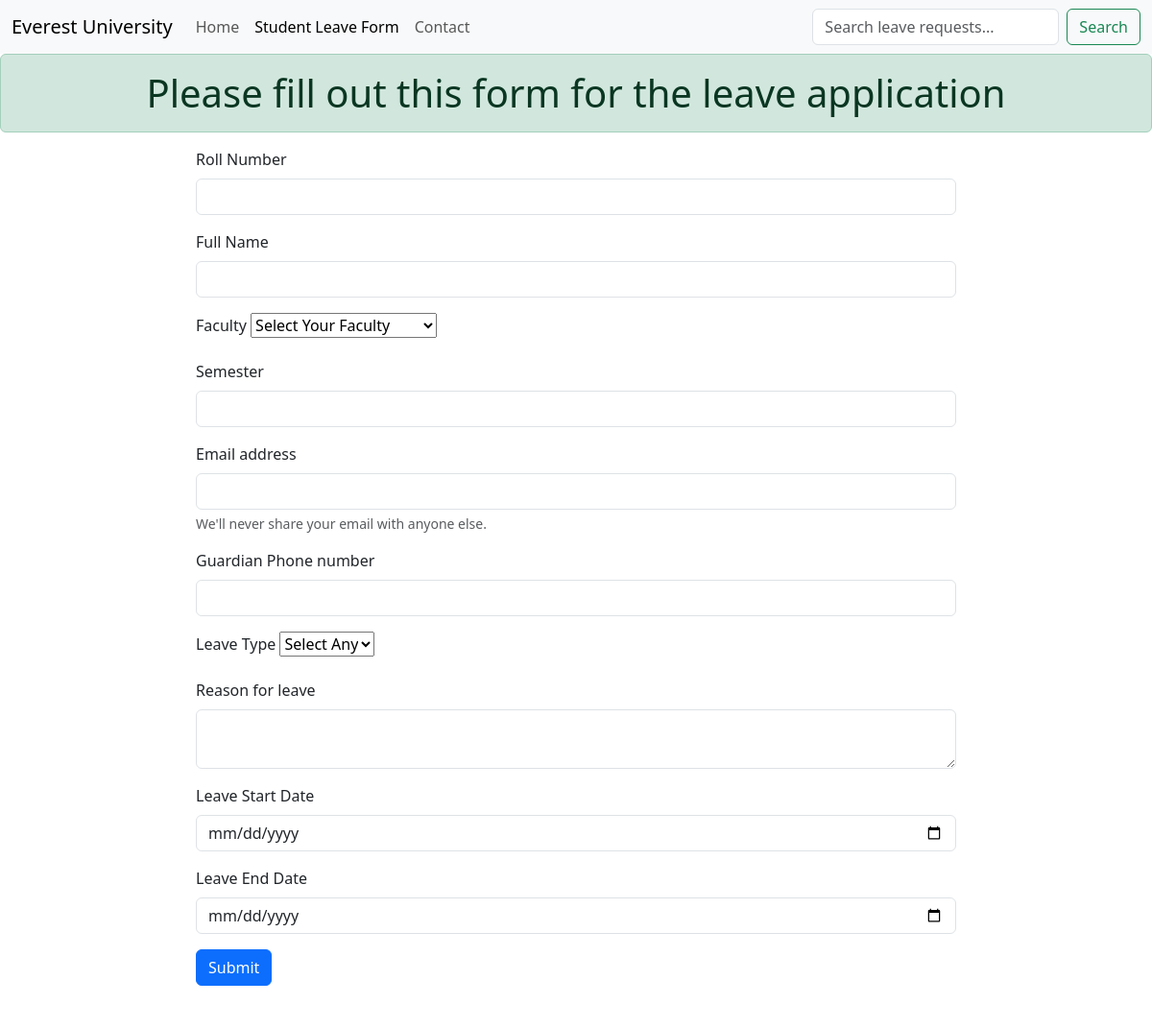
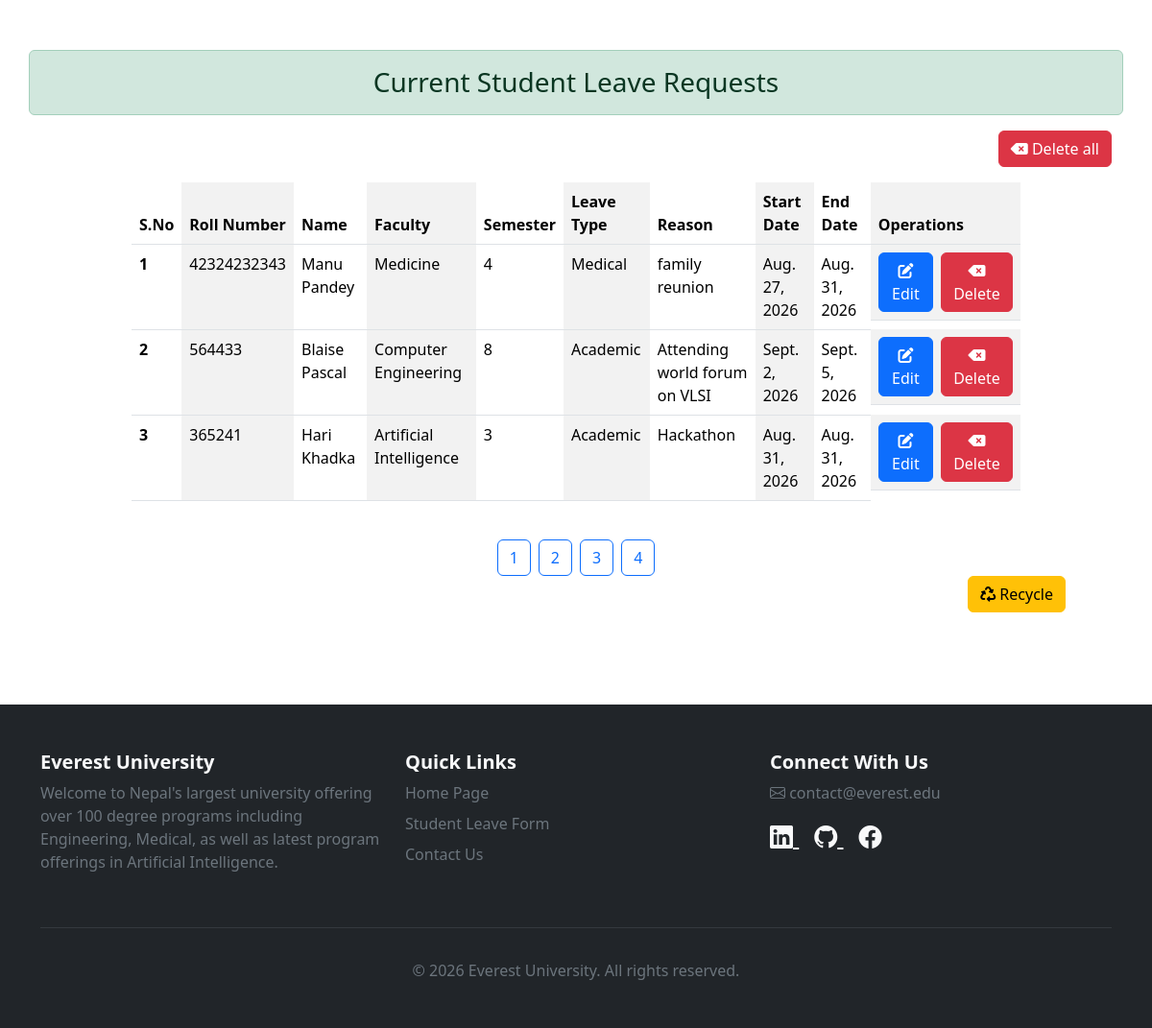
Screenshot of /form/ with the database file from the repository (2 pictures, top to bottom).
### main/models.py (models this page shows)
class StudentLeave(models.Model):
    roll_number = models.CharField(max_length=6, unique=True)
    full_name = models.CharField(max_length=100)
    faculty = models.CharField(max_length=100)
    semester = models.PositiveBigIntegerField()
    start_date = models.DateField()
    end_date = models.DateField()
    leave_type = models.CharField(max_length=50)
    reason = models.TextField()
    guardian_contact = models.CharField(max_length=14)
    student_mail = models.EmailField()
    is_delete = models.BooleanField(default=False)
    deleted_time = models.DateTimeField(null = True)

### main/views.py (the view, shortened to what this page needs)
# urls.py: path('form/' , form, name='form'),
def form(request):
    query = request.GET.get('q')
    if query:
        student_leave = StudentLeave.objects.filter(
            is_delete=False
        ).filter(
            Q(roll_number__icontains=query) |
            Q(full_name__icontains=query) |
            Q(faculty__icontains = query) |
            Q(semester__icontains=query) |
            Q(student_mail__icontains=query) |
            Q(reason__icontains = query) |
            Q(leave_type__icontains=query)
        )
    else:
        student_leave = StudentLeave.objects.filter(is_delete=False)
    paginator = Paginator(student_leave,3)
    page_number = request.GET.get('page')
    student_leave = paginator.get_page(page_number)
    return render(
        request,
        'main/form.html',
        {
            'student_leave':student_leave
        }
    )

### main/templates/main/form.html (shortened to what this page needs)
{% extends 'base.html' %}
{% block content %}
<h1 class="alert alert-success text-center">Please fill out this form for the leave application</h1>
<div class="row">
    <div class="col-2"></div>
    <div class="col-8">
        <form method="POST" action="{% url 'form' %}">
            <div class="mb-3">
                <label for="exampleInputRollNumber1" class="form-label">Roll Number</label>
                <input type="number" name="roll_number" class="form-control" id="roll_number">
            </div>
            <div class="mb-3">
                <label for="exampleInputFullName1" class="form-label">Full Name</label>
                <input type="text" name="full_name" class="form-control" id="full_name">
            </div>
            <div class="mb-3">
                <label for="exampleInputFaculty1" class="form-label">Faculty</label>
                <select name="faculty" id="faculty">
                    <option value="" disabled selected> Select Your Faculty</option>
                </select>
            </div>
            <div class="mb-3">
                <label for="exampleInputPassword1" class="form-label">Semester</label>
                <input type="number" name="semester" class="form-control" id="semester">
            </div>
            <div class="mb-3">
                <label for="exampleInputEmail1" class="form-label">Email address</label>
                <input type="email" name="student_mail" class="form-control" id="student_mail" aria-describedby="emailHelp">
                <div id="emailHelp" class="form-text">We'll never share your email with anyone else.</div>
            </div>
            <div class="mb-3">
                <label for="exampleInputGuardianContact" class="form-label">Guardian Phone number</label>
                <input type="number" name="guardian_contact" class="form-control" id="guardian_contact">
            </div>
            <div class="mb-3">
                <label for="exampleInputPassword1" class="form-label">Leave Type</label>
                <select name="leave_type" id="leave_type">
                    <option value="" disabled selected> Select Any</option>
                </select>
            </div>
            <div class="mb-3">
                <label for="exampleInputPassword1" class="form-label">Reason for leave</label>
                <textarea name="reason" class="form-control" id="reason"> </textarea>
            </div>
            <div class="mb-3">
                <label for="exampleInputStartDate" class="form-label">Leave Start Date</label>
                <input type="date" name="start_date" class="form-control" id="start_date">
            </div>
            <div class="mb-3">
                <label for="exampleInputEndDate" class="form-label">Leave End Date</label>
                <input type="date" name="end_date" class="form-control" id="end_date">
            </div>
            <button type="submit" class="btn btn-primary">Submit</button>
        </form>
    </div>
    <div class="col-2"></div>
</div>
<section id="leave-status" class="py-5">
<div class="container">
    <div class="row mt-5">
        <h3 class="alert alert-success text-center" mt-1>Current Student Leave Requests</h3>
        <div class="text-end">
            <a href="{% url 'clear_all' %}" class="btn btn-danger">
                <i class="fa-sharp fa-solid fa-delete-left"></i>
                Delete all
            </a>
        </div>
        <div class="col-10 mt-3 mx-auto">
            <table class="table table-striped-columns">
                <thead>
                    <tr>
                        <th scope="col">S.No</th>
                        <th scope="col">Roll Number</th>
                        <th scope="col">Name</th>
                        <th scope="col">Faculty</th>
                        <th scope="col">Semester</th>
                        <th scope="col">Leave Type</th>
                        <th scope="col">Reason</th>
                        <th scope="col">Start Date</th>
                        <th scope="col">End Date</th>
                        <th scope="col">Operations</th>
                    </tr>
                </thead>
                <tbody>
                    {% for leave in student_leave %}
                        <tr>
                            <th>{{ forloop.counter }}</th>
                            <td>{{leave.roll_number}}</td>
                            <td>{{leave.full_name}}</td>
                            <td>{{leave.faculty}}</td>
                            <td>{{leave.semester}}</td>
                            <td>{{leave.leave_type}}</td>
                            <td>{{leave.reason}}</td>
                            <td>{{leave.start_date}}</td>
                            <td>{{leave.end_date}}</td>
                            <td class="d-flex gap-2">
                                <a href="{% url 'edit' leave.id %}">
                                    <button type="button" class="btn btn-primary">
                                        <i class="fa-solid fa-pen-to-square"></i>Edit</button>
                                </a>
                                <a href="{% url 'delete_entry' leave.id %}">
                                    <button type="button" class="btn btn-danger">
                                        <i class="fa-sharp fa-solid fa-delete-left"></i>Delete</button>
                                </a>
                            </td>
                        </tr>
                    {% endfor %}
                </tbody>
            </table>
        </div>
        <div class="d-flex justify-content-center mt-4">
            {% if student_leave.paginator.num_pages > 1 %}
                {% for page in student_leave.paginator.page_range %}
                    {% if student_leave == student_leave.number %}
                        <a href="?page={{page}}#leave_status" class="btn btn-primary">
                            {{page}}
                        </a>
                    {% else %}
                        <a href="?page={{page}}#leave-status" class="btn btn-outline-primary mx-1">
                            {{page}}
                        </a>
                    {% endif %}
                {% endfor %}
            {% endif %}
        </div>
        <div class="d-flex justify-content-end">
            <a href="{% url 'recycle' %}" class="mx-5 px-10">
                <button class="btn btn-warning">
                    <i class="fa-solid fa-recycle"></i> Recycle
                </button>
            </a>
        </div>
    </div>
</div>
</section>
{% endblock %}

### main/templates/base.html (shortened to what this page needs)
{% load static %}
<!DOCTYPE html>
<html lang="en">
<head>
    <link href="https://cdn.jsdelivr.net/npm/bootstrap@5.3.8/dist/css/bootstrap.min.css" rel="stylesheet">
    <link rel="stylesheet" href="https://cdn.jsdelivr.net/npm/bootstrap-icons@1.11.3/font/bootstrap-icons.min.css">
    <link rel="stylesheet" href="https://cdnjs.cloudflare.com/ajax/libs/font-awesome/6.7.2/css/all.min.css">
</head>
<body>
<nav class="navbar navbar-expand-lg bg-body-tertiary">
  <div class="container-fluid">
    <a class="navbar-brand" href="{% url 'home' %}">Everest University</a>
    <div class="collapse navbar-collapse" id="navbarSupportedContent">
      <ul class="navbar-nav me-auto mb-2 mb-lg-0">
        <li class="nav-item">
          <a class="nav-link {% if request.resolver_match.url_name == 'home' %}active{% endif %}" aria-current="page" href="{%url 'home'%}">Home</a>
        </li>
        <li class="nav-item">
          <a class="nav-link {% if request.resolver_match.url_name == 'form' %}active{% endif %}" aria-current="page" href="{%url 'form'%}">Student Leave Form</a>
        </li>
        <li class="nav-item">
          <a class="nav-link {% if request.resolver_match.url_name == 'contact' %}active{% endif %}" aria-current="page" href="{%url 'contact'%}">Contact</a>
        </li>
      </ul>
      {% if request.resolver_match.url_name == 'form' %}
            <form class="d-flex" role="search" method="GET" action="{% url 'form' %}#leave-status">
                <input
                    class="form-control me-2"
                    type="search"
                    name="q"
                    placeholder="Search leave requests..."
                    aria-label="Search"
                />
                <button class="btn btn-outline-success" type="submit">
                    Search
                </button>
            </form>
        {% endif %}
    </div>
  </div>
</nav>
{% block content %}
{% endblock %}
<footer class="bg-dark text-light mt-5">
    <div class="container py-5">
        <div class="row">
            <div class="col-md-4 mb-4">
                <h5 class="fw-bold">Everest University</h5>
                <p class="text-secondary">
                    Welcome to Nepal's largest university offering over 100 degree programs including Engineering, Medical, as well as latest program offerings in Artificial Intelligence.
                </p>
            </div>
            <div class="col-md-4 mb-4">
                <h5 class="fw-bold">Quick Links</h5>
                <ul class="list-unstyled">
                    <li class="mb-2">
                        <a href="{% url 'home' %}"
                           class="text-secondary text-decoration-none">
                            Home Page
                        </a>
                    </li>
                    <li class="mb-2">
                        <a href="{% url 'form' %}"
                           class="text-secondary text-decoration-none">
                            Student Leave Form
                        </a>
                    </li>
                    <li>
                        <a href="{% url 'contact' %}"
                           class="text-secondary text-decoration-none">
                            Contact Us
                        </a>
                    </li>
                </ul>
            </div>
            <div class="col-md-4 mb-4">
                <h5 class="fw-bold">Connect With Us</h5>
                <p class="text-secondary mb-2">
                    <i class="bi bi-envelope"></i>
                    contact@everest.edu
                </p>
                <div class="mt-3">
                    <a href="#" class="text-light me-3 fs-4">
                        <i class="bi bi-linkedin"></i>
                    </a>
                    <a href="#" class="text-light me-3 fs-4">
                        <i class="bi bi-github"></i>
                    </a>
                    <a href="#" class="text-light fs-4">
                        <i class="bi bi-facebook"></i>
                    </a>
                </div>
            </div>
        </div>
        <hr class="border-secondary">
        <div class="text-center pt-3">
            <p class="text-secondary mb-0">
                &copy; {% now "Y" %} Everest University. All rights reserved.
            </p>
        </div>
    </div>
</footer>
</body>
</html>

### rows the page displays
StudentLeave: roll_number "42324232343", full_name "Manu Pandey", faculty "Medicine", semester "4", leave_type "Medical", reason "family reunion", start_date "Aug. 27, 2026", end_date "Aug. 31, 2026"
StudentLeave: roll_number "564433", full_name "Blaise Pascal", faculty "Computer Engineering", semester "8", leave_type "Academic", reason "Attending world forum on VLSI", start_date "Sept. 2, 2026", end_date "Sept. 5, 2026"
StudentLeave: roll_number "365241", full_name "Hari Khadka", faculty "Artificial Intelligence", semester "3", leave_type "Academic", reason "Hackathon", start_date "Aug. 31, 2026", end_date "Aug. 31, 2026"

### other values shown
{{ page }} "1" "2" "3" "4"
